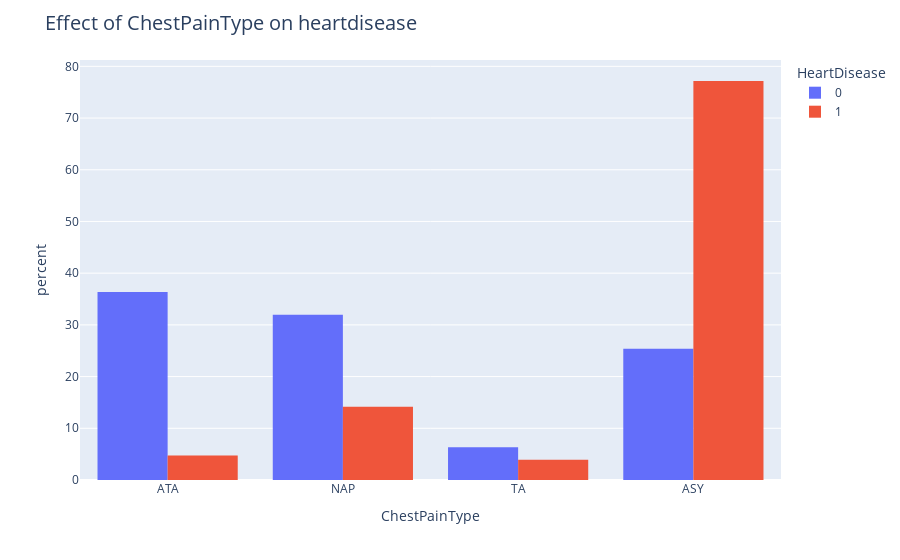

Here is the notebook cell this chart was saved with:
### Code cell
fig = px.histogram(dataset, x="ChestPainType", color="HeartDisease",
                   histnorm='percent',barmode="group",
                   )


fig.update_layout(title='Effect of ChestPainType on heartdisease',
                 title_font={'size':20},
                 showlegend=True)


fig.show(showgrid=False)

### Figure 1 — Plotly figure (JSON) as saved in the notebook; plotly's stock layout.template omitted (floating-point values rounded to 4 significant figures; data arrays with more than 128 entries replaced by an {"elided": "..."} marker saying what was removed)
{"data": [{"alignmentgroup": "True", "bingroup": "x", "histnorm": "percent", "hovertemplate": "HeartDisease=0<br>ChestPainType=%{x}<br>percent=%{y}<extra></extra>", "legendgroup": "0", "marker": {"color": "#636efa", "pattern": {"shape": ""}}, "name": "0", "offsetgroup": "0", "orientation": "v", "showlegend": true, "type": "histogram", "x": {"elided": "410 str values"}, "xaxis": "x", "yaxis": "y"}, {"alignmentgroup": "True", "bingroup": "x", "histnorm": "percent", "hovertemplate": "HeartDisease=1<br>ChestPainType=%{x}<br>percent=%{y}<extra></extra>", "legendgroup": "1", "marker": {"color": "#EF553B", "pattern": {"shape": ""}}, "name": "1", "offsetgroup": "1", "orientation": "v", "showlegend": true, "type": "histogram", "x": {"elided": "508 str values"}, "xaxis": "x", "yaxis": "y"}], "layout": {"barmode": "group", "legend": {"title": {"text": "HeartDisease"}, "tracegroupgap": 0}, "margin": {"t": 60}, "showlegend": true, "title": {"font": {"size": 20}, "text": "Effect of ChestPainType on heartdisease"}, "xaxis": {"anchor": "y", "domain": [0, 1], "title": {"text": "ChestPainType"}}, "yaxis": {"anchor": "x", "domain": [0, 1], "title": {"text": "percent"}}}}
